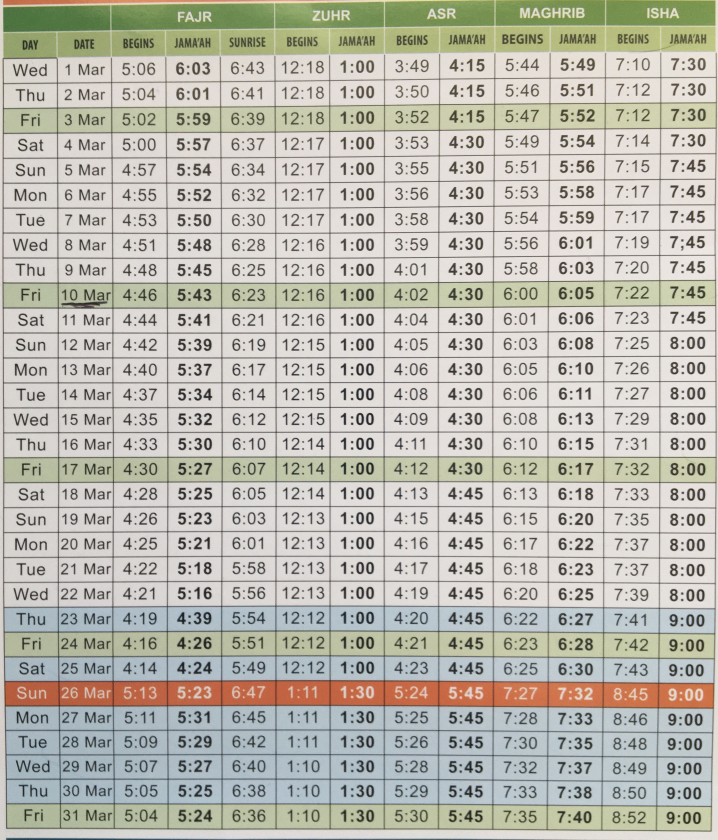
#> input picture timetable_scanner/Redcoat-Mar-23.jpg, 2872 x 3359 px (shown at 1/4 size)
$ python method_6.py
#> lines starting #> are read from the running program, lines starting #| are printed output that depends on the picture
import cv2
import numpy as np
from util import deskew
from PIL import Image, ImageOps

img_path = 'Redcoat-Mar-23.jpg'
# img_path = 'IMG_4350.JPG'

def openAndReturnImageArray(img_path):
#> called with img_path = 'Redcoat-Mar-23.jpg'
    im = Image.open(img_path)
#> im is the input picture: PIL image 2872x3359 RGB; mean R, G, B 188, 186.4, 176.8
    # To prevent img from being auto rotated due to exif value
    # https://github.com/python-pillow/Pillow/issues/4703
    im = ImageOps.exif_transpose(im)
    # SO can pass display image
    im = np.asarray(im)
    return im


im = openAndReturnImageArray(img_path)
base_image = im.copy()
im_h, im_w, im_d = im.shape
#> im_h = 3359; im_w = 2872; im_d = 3

# Convert to grayscale
gray = cv2.cvtColor(im, cv2.COLOR_BGR2GRAY)
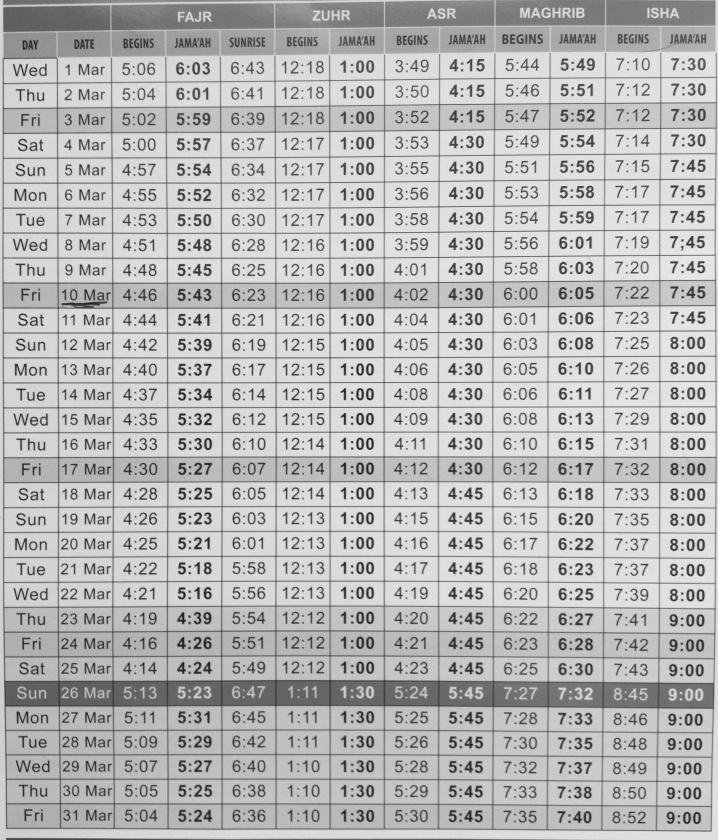
#> gray: shape (3359, 2872) (shown at 1/4 size); min 11, max 252, mean 183.7

# Apply Gaussian blur
blur = cv2.GaussianBlur(gray, (5, 5), 0)
# cv2.imshow('blur', blur)

# Detect edges
edges = cv2.Canny(blur, 20, 100, apertureSize=3)
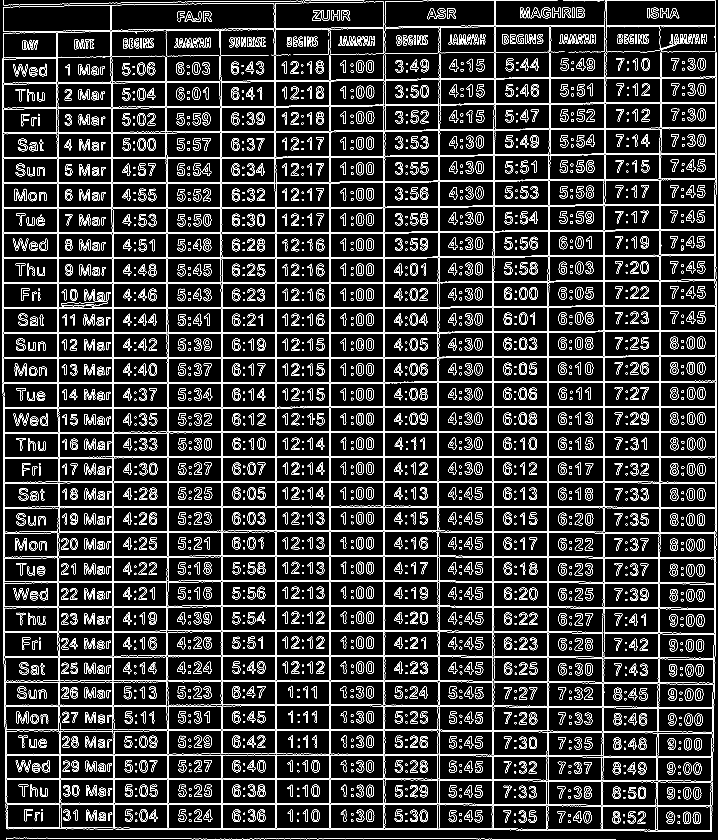
#> edges: shape (3359, 2872) (shown at 1/4 size); 6.2% white in thin lines or dots
# cv2.imshow('edges', edges)

# Detect Horizontal lines
sorted_lines = cv2.HoughLinesP(edges, 1, np.pi / 180, 100, minLineLength=100, maxLineGap=8)
#> sorted_lines = 654 rows, first 6: [1534, 3317, 1534, 2803], [1317, 1615, 1317, 699], [1101, 3317, 1101, 2044], [11, 1429, 1475, 1429], [1539, 1068, 1539, 560], [1322, 2736, 1322, 825]

# Filter lines by slope
max_y_diff = 1
min_horizontal_length = 10
horizontal_lines = []
for line in sorted_lines:
    x1, y1, x2, y2 = line[0]
    if abs(y2 - y1) < max_y_diff and abs(x2 - x1) > min_horizontal_length:
        horizontal_lines.append(line)
#> this loop made 654 passes
#> after the loop, horizontal_lines = 370 items, first 6: [[11, 1429, 1475, 1429]], [[10, 1234, 1475, 1234]], [[1167, 1726, 1966, 1726]], [[866, 2028, 1939, 2028]], [[1173, 1730, 2866, 1730]], [[856, 2227, 1822, 2227]]

# Sort the lines by their y-coordinates
sorted_lines = sorted(horizontal_lines, key=lambda x: x[0][1])
#> sorted_lines = 370 items, first 6: [[2254, 1, 2627, 1]], [[1266, 2, 1395, 2]], [[2661, 2, 2860, 2]], [[1035, 4, 1218, 4]], [[2462, 102, 2860, 102]], [[2205, 106, 2637, 106]]

# Group the lines into clusters based on their y-coordinates
clusters = []
current_cluster = []
y_starting_value = 180
max_slope_difference = 30
for line in sorted_lines:
    if line[0][1] < y_starting_value:
        continue
    if not current_cluster:
        current_cluster.append(line)
    else:
        y1 = current_cluster[-1][0][1]
        y2 = line[0][3]
        if abs(y1 - y2) < max_slope_difference:
            # print(line)
            # Set y2 of current cluster to line if not a new row - as want to accomadate for slightly skewed lines
            # current_cluster[-1][0][3] = y2
            # print("Dont store as it is not the next row line!")
            # current_cluster.append(line)
            continue
        else:
            clusters.append(current_cluster)
            current_cluster = [line]
#> this loop made 370 passes
#> (line, y1, y2) on passes 23, 24, 25, 26, 27, 28, 29, 30, 31, 33, 34, 35: ([[2330, 309, 2625, 309]], 308, 309), ([[2609, 312, 2837, 312]], 308, 312), ([[2356, 313, 2608, 313]], 308, 313), ([[2170, 314, 2331, 314]], 308, 314), ([[2018, 315, 2186, 315]], 308, 315), ([[884, 324, 987, 324]], 308, 324), ([[441, 327, 591, 327]], 308, 327), ([[502, 331, 621, 331]], 308, 331), ([[130, 335, 241, 335]], 308, 335), ([[2531, 414, 2707, 414]], 413, 414), ([[1856, 415, 1987, 415]], 413, 415), ([[2188, 416, 2369, 416]], 413, 416)
#> (y1, y2, current_cluster) on passes 22, 32, 41, 54, 63, 69: (207, 308, [[[2609, 308, 2822, 308]]]), (308, 413, [[[2696, 413, 2862, 413]]]), (413, 515, [[[2094, 515, 2214, 515]]]), (515, 617, [[[2623, 617, 2866, 617]]]), (617, 719, [[[2647, 719, 2864, 719]]]), (719, 821, [[[2623, 821, 2863, 821]]])
#> after the loop, clusters = 32 items, first 6: [[[2430, 207, 2576, 207]]], [[[2609, 308, 2822, 308]]], [[[2696, 413, 2862, 413]]], [[[2094, 515, 2214, 515]]], [[[2623, 617, 2866, 617]]], [[[2647, 719, 2864, 719]]]
clusters.append(current_cluster)

# Draw the detected rows as contours on the image
for cluster in clusters:
    x1, y1, x2, y2 = cluster[0][0]
    cv2.line(im, (0, y1), (im_w, y2), (0, 0, 255), 4)
#> this loop made 33 passes
#> (x1, y1, x2, y2) on passes 1 to 12: (2430, 207, 2576, 207), (2609, 308, 2822, 308), (2696, 413, 2862, 413), (2094, 515, 2214, 515), (2623, 617, 2866, 617), (2647, 719, 2864, 719), (2623, 821, 2863, 821), (2671, 918, 2862, 918), (2635, 1019, 2862, 1019), (2591, 1124, 2757, 1124), (2538, 1225, 2719, 1225), (2148, 1325, 2252, 1325)
    # x1, y1, x2, y2 = cluster[-1][0]
    # cv2.line(im, (0, y1), (im_w, y2), (0, 0, 255), 4)

print(clusters)
#> (printed output is left out)
# Display the result
cv2.imshow("Result", im)

# Display the result
cv2.namedWindow('Base Image')
# Move the second window to the right
cv2.moveWindow('Base Image', 700, 0)
cv2.imshow('Base Image', base_image)


cv2.waitKey(0)
cv2.destroyAllWindows()

$ run again, with timetable_scanner/IMG_4350.JPG copied over timetable_scanner/Redcoat-Mar-23.jpg
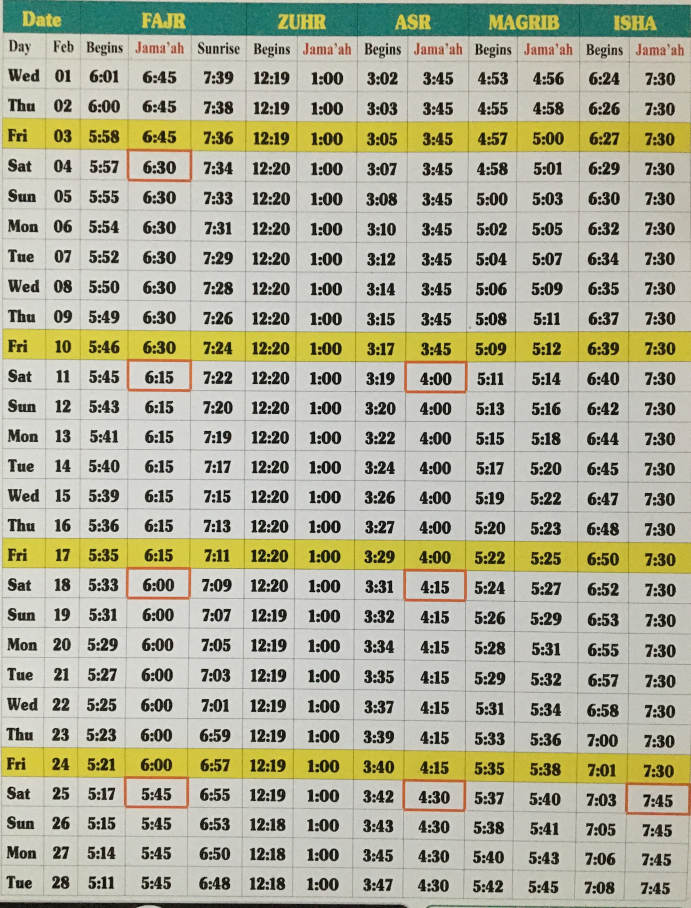
#> input picture timetable_scanner/IMG_4350.JPG, 2764 x 3632 px (shown at 1/4 size)
#> in openAndReturnImageArray, im is the input picture: PIL image 2764x3632 RGB; mean R, G, B 176.1, 175.7, 153.6
#> `gray = cv2.cvtColor(im, cv2.COLOR_BGR2GRAY)`:
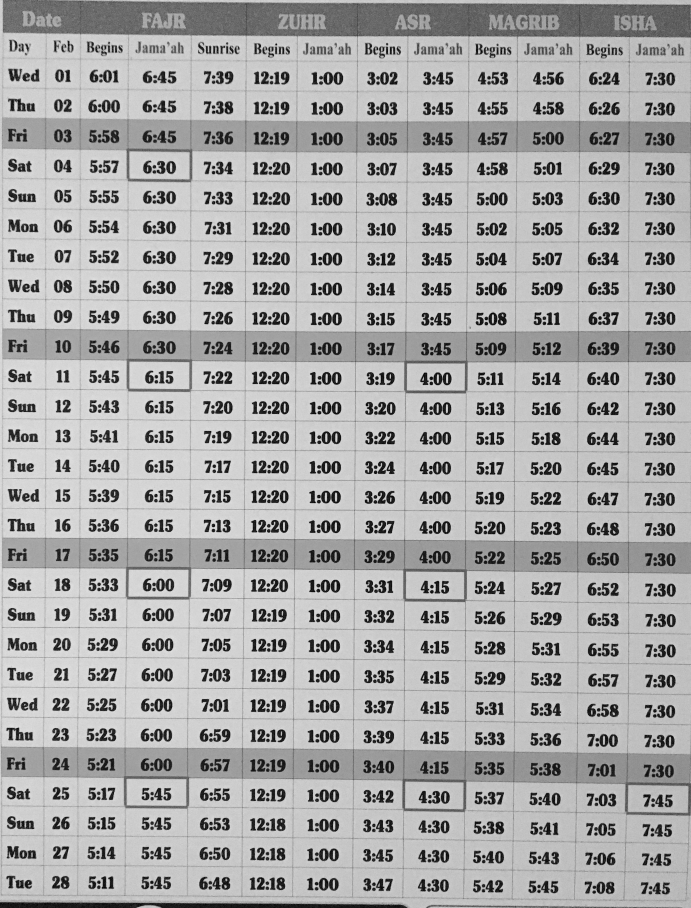
#> gray: shape (3632, 2764) (shown at 1/4 size); min 0, max 240, mean 169.1
#> `edges = cv2.Canny(blur, 20, 100, apertureSize=3)`:
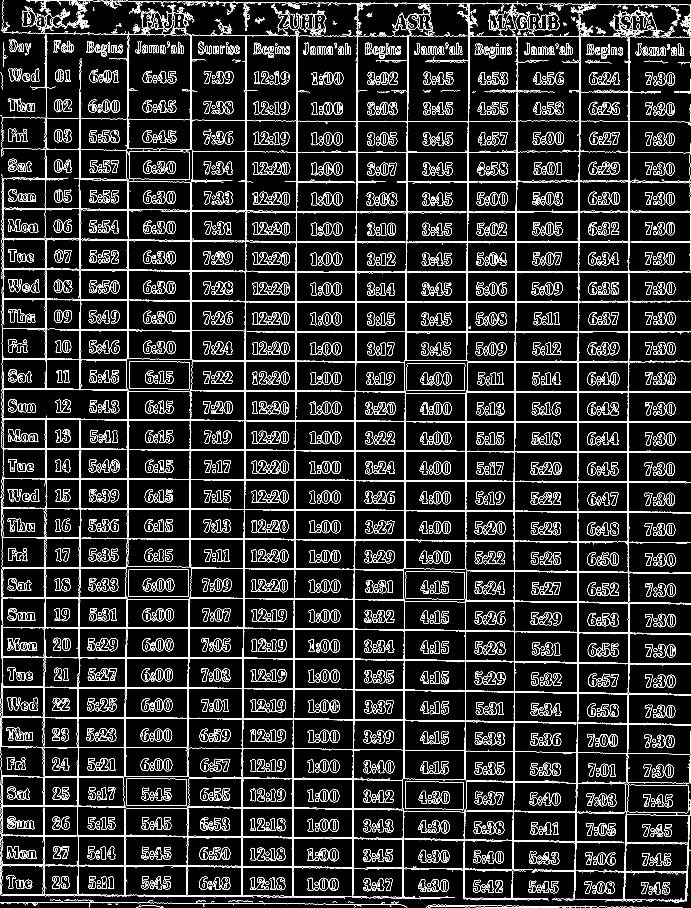
#> edges: shape (3632, 2764) (shown at 1/4 size); 5.6% white in thin lines or dots
#> `sorted_lines = cv2.HoughLinesP(edges, 1, np.pi / 180, 100, minLineLeng..`: sorted_lines = 660 rows, first 6: [8, 3274, 8, 3167], [318, 2016, 318, 1675], [2059, 2930, 2059, 2033], [180, 808, 180, 473], [322, 1230, 322, 761], [2056, 2385, 2056, 2209]
#> the loop `for line in sorted_lines:` made 660 passes
#> after the loop `for line in sorted_lines:`: horizontal_lines = 325 items, first 6: [[952, 1565, 1140, 1565]], [[2563, 1207, 2668, 1207]], [[2058, 1448, 2700, 1448]], [[1758, 1685, 2379, 1685]], [[854, 1445, 1001, 1445]], [[1239, 1444, 1394, 1444]]
#> `sorted_lines = sorted(horizontal_lines, key=lambda x: x[0][1])`: sorted_lines = 325 items, first 6: [[1737, 13, 1919, 13]], [[2377, 17, 2564, 17]], [[2519, 18, 2706, 18]], [[1019, 142, 1122, 142]], [[1348, 144, 1852, 144]], [[1955, 145, 2130, 145]]
#> the loop `for line in sorted_lines:` made 325 passes
#> (line, y1, y2) on passes 8 to 15: ([[382, 188, 489, 188]], 187, 188), ([[823, 188, 956, 188]], 187, 188), ([[823, 189, 957, 189]], 187, 189), ([[350, 189, 489, 189]], 187, 189), ([[1496, 189, 1601, 189]], 187, 189), ([[349, 190, 483, 190]], 187, 190), ([[1223, 191, 1329, 191]], 187, 191), ([[1676, 191, 1789, 191]], 187, 191)
#> after the loop `for line in sorted_lines:`: clusters = 29 items, first 6: [[[823, 187, 949, 187]]], [[[1947, 367, 2210, 367]]], [[[2066, 483, 2298, 483]]], [[[769, 605, 879, 605]]], [[[2303, 723, 2516, 723]]], [[[2306, 844, 2630, 844]]]
#> the loop `for cluster in clusters:` made 30 passes
#> (printed output is left out)

$ run again, with timetable_scanner/Bad-Feb-2023.JPG copied over timetable_scanner/Redcoat-Mar-23.jpg
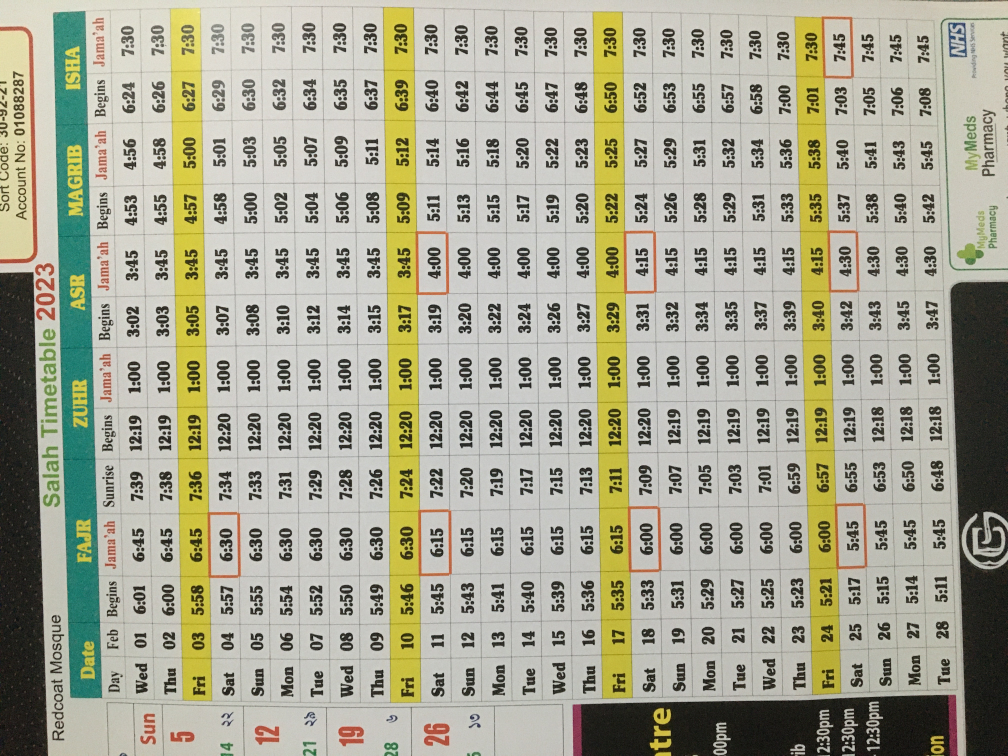
#> input picture timetable_scanner/Bad-Feb-2023.JPG, 4032 x 3024 px (shown at 1/4 size)
#> in openAndReturnImageArray, im is the input picture: PIL image 4032x3024 RGB; mean R, G, B 167.8, 167.1, 147.3
#> im: PIL image 3024x4032 RGB
#> `gray = cv2.cvtColor(im, cv2.COLOR_BGR2GRAY)`:
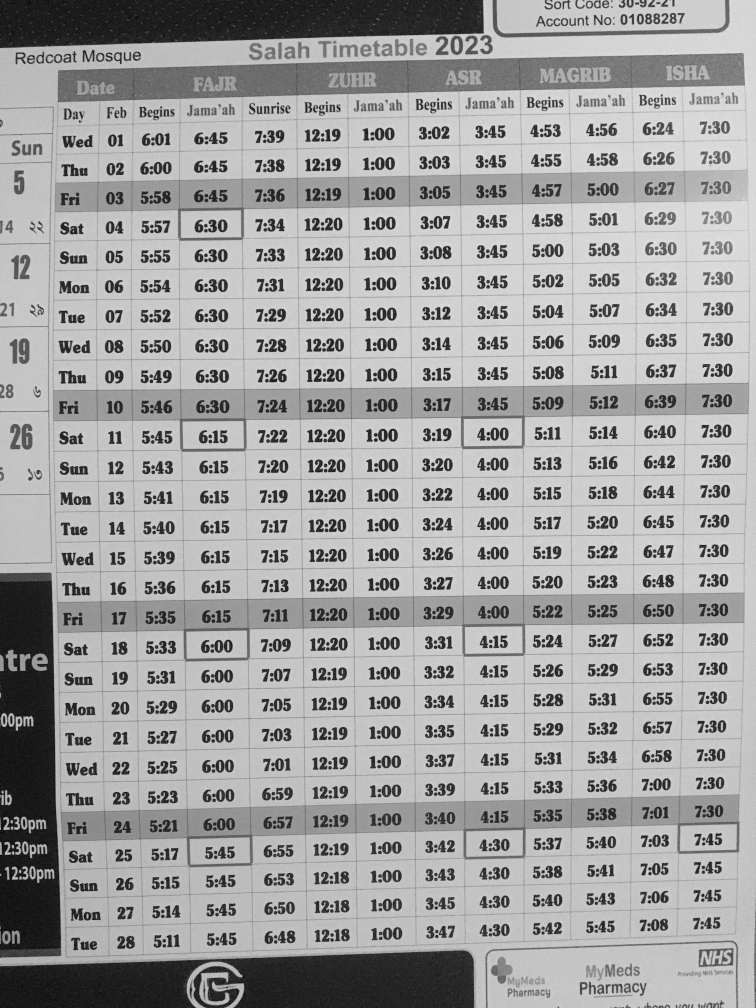
#> gray: shape (4032, 3024) (shown at 1/4 size); min 0, max 238, mean 161.3
#> `edges = cv2.Canny(blur, 20, 100, apertureSize=3)`:
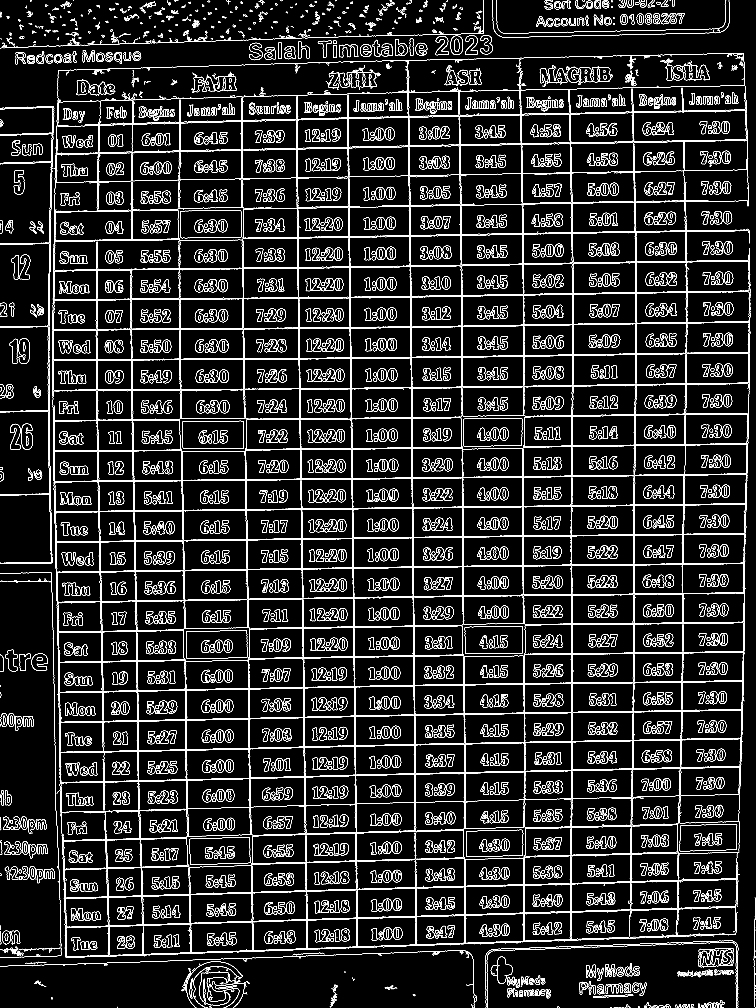
#> edges: shape (4032, 3024) (shown at 1/4 size); 5.2% white in thin lines or dots
#> `sorted_lines = cv2.HoughLinesP(edges, 1, np.pi / 180, 100, minLineLeng..`: sorted_lines = 621 rows, first 6: [1173, 3799, 1531, 3787], [1612, 3780, 1916, 3770], [2615, 925, 2795, 922], [2534, 687, 2991, 679], [1937, 819, 2424, 811], [1665, 1066, 2039, 1060]
#> the loop `for line in sorted_lines:` made 621 passes
#> after the loop `for line in sorted_lines:`: horizontal_lines = 48 items, first 6: [[1569, 1794, 1692, 1794]], [[812, 1673, 984, 1673]], [[1114, 1674, 1247, 1674]], [[1133, 1795, 1254, 1795]], [[1274, 1435, 1379, 1435]], [[1388, 1796, 1500, 1796]]
#> `sorted_lines = sorted(horizontal_lines, key=lambda x: x[0][1])`: sorted_lines = 48 items, first 6: [[1005, 1191, 1123, 1191]], [[588, 1194, 732, 1194]], [[1308, 1313, 1425, 1313]], [[1231, 1314, 1350, 1314]], [[481, 1315, 667, 1315]], [[379, 1316, 493, 1316]]
#> the loop `for line in sorted_lines:` made 48 passes
#> (line, y1, y2) on passes 2, 4, 5, 6, 7, 8, 10, 11: ([[588, 1194, 732, 1194]], 1191, 1194), ([[1231, 1314, 1350, 1314]], 1313, 1314), ([[481, 1315, 667, 1315]], 1313, 1315), ([[379, 1316, 493, 1316]], 1313, 1316), ([[749, 1317, 895, 1317]], 1313, 1317), ([[583, 1318, 748, 1318]], 1313, 1318), ([[884, 1434, 1060, 1434]], 1433, 1434), ([[1274, 1435, 1379, 1435]], 1433, 1435)
#> after the loop `for line in sorted_lines:`: clusters = 14 items, first 6: [[[1005, 1191, 1123, 1191]]], [[[1308, 1313, 1425, 1313]]], [[[1061, 1433, 1192, 1433]]], [[[1109, 1554, 1243, 1554]]], [[[812, 1673, 984, 1673]]], [[[1855, 1784, 1975, 1784]]]
#> the loop `for cluster in clusters:` made 15 passes
#> (printed output is left out)
